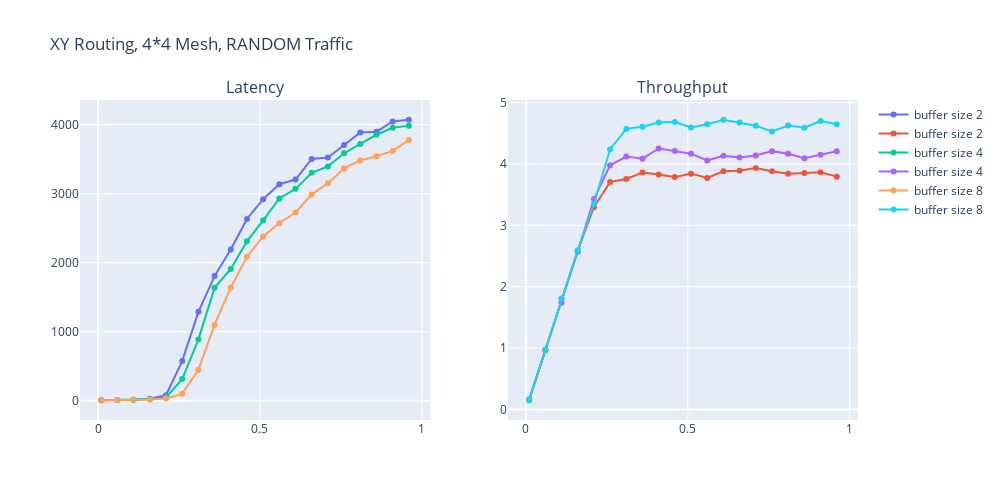

Notebook cell for this chart:
### Code cell
import plotly.graph_objects as go
from plotly.subplots import make_subplots

routing = Routing.XY
traffic = Traffic.RANDOM
rng = { "start": 0.01 , "end" : 1 , "step" : 0.05}
size = [4,4]
cmd = make_cmd(load=0 , size=size, routing = routing , traffic = traffic)
buffer_sizes = [2,4,8]

results = []

for buffer_size in buffer_sizes:
    result = runOnRange_par({**cmd , 'buffer' : buffer_size} ,rng )
    results.append([buffer_size , result])

# Creating subplots
fig = make_subplots(rows=1, cols=2, subplot_titles=('Latency', 'Throughput'))

# Adding traces for latency and throughput
for result in results:
    loads = [x[0] for x in result[1]]
    latency = [x[1]['average_delay'] for x in result[1]]
    throughput = [x[1]['network_throughput'] for x in result[1]]
    
    # Latency plot
    fig.add_trace(
        go.Scatter(x=loads, y=latency, mode='lines+markers', name=f'buffer size {result[0]}'),
        row=1, col=1
    )

    # Throughput plot
    fig.add_trace(
        go.Scatter(x=loads, y=throughput, mode='lines+markers', name=f'buffer size {result[0]}'),
        row=1, col=2
    )

# Update layout
fig.update_layout(title_text=f'{routing.name} Routing, {size[0]}*{size[1]} Mesh, {traffic.name} Traffic', 
                  width=1000, height=500)

fig.show()

### Figure 1 — Plotly figure (JSON) as saved in the notebook; plotly's stock layout.template omitted (floating-point values rounded to 4 significant figures)
{"data": [{"mode": "lines+markers", "name": "buffer size 2", "type": "scatter", "x": [0.01, 0.06, 0.11, 0.16, 0.21, 0.26, 0.31, 0.36, 0.41, 0.46, 0.51, 0.56, 0.61, 0.66, 0.71, 0.76, 0.81, 0.86, 0.91, 0.96], "xaxis": "x", "y": [7.631, 10.68, 15.92, 28.48, 80.66, 574.4, 1288.0, 1806.0, 2191.0, 2634.0, 2921.0, 3137.0, 3205.0, 3504.0, 3523.0, 3707.0, 3887.0, 3898.0, 4046.0, 4071.0], "yaxis": "y"}, {"mode": "lines+markers", "name": "buffer size 2", "type": "scatter", "x": [0.01, 0.06, 0.11, 0.16, 0.21, 0.26, 0.31, 0.36, 0.41, 0.46, 0.51, 0.56, 0.61, 0.66, 0.71, 0.76, 0.81, 0.86, 0.91, 0.96], "xaxis": "x2", "y": [0.1493, 0.967, 1.803, 2.589, 3.295, 3.706, 3.756, 3.86, 3.83, 3.786, 3.843, 3.771, 3.88, 3.89, 3.936, 3.881, 3.839, 3.853, 3.865, 3.794], "yaxis": "y2"}, {"mode": "lines+markers", "name": "buffer size 4", "type": "scatter", "x": [0.01, 0.06, 0.11, 0.16, 0.21, 0.26, 0.31, 0.36, 0.41, 0.46, 0.51, 0.56, 0.61, 0.66, 0.71, 0.76, 0.81, 0.86, 0.91, 0.96], "xaxis": "x", "y": [7.344, 10.32, 15.13, 20.48, 47.33, 313.7, 888.9, 1636.0, 1909.0, 2310.0, 2615.0, 2930.0, 3070.0, 3302.0, 3395.0, 3585.0, 3721.0, 3854.0, 3956.0, 3986.0], "yaxis": "y"}, {"mode": "lines+markers", "name": "buffer size 4", "type": "scatter", "x": [0.01, 0.06, 0.11, 0.16, 0.21, 0.26, 0.31, 0.36, 0.41, 0.46, 0.51, 0.56, 0.61, 0.66, 0.71, 0.76, 0.81, 0.86, 0.91, 0.96], "xaxis": "x2", "y": [0.1672, 0.9626, 1.738, 2.569, 3.428, 3.978, 4.122, 4.087, 4.253, 4.211, 4.168, 4.058, 4.135, 4.105, 4.137, 4.209, 4.167, 4.094, 4.151, 4.209], "yaxis": "y2"}, {"mode": "lines+markers", "name": "buffer size 8", "type": "scatter", "x": [0.01, 0.06, 0.11, 0.16, 0.21, 0.26, 0.31, 0.36, 0.41, 0.46, 0.51, 0.56, 0.61, 0.66, 0.71, 0.76, 0.81, 0.86, 0.91, 0.96], "xaxis": "x", "y": [7.73, 10.13, 13.73, 19.76, 34.02, 101.0, 448.4, 1101.0, 1640.0, 2087.0, 2381.0, 2573.0, 2728.0, 2988.0, 3150.0, 3367.0, 3480.0, 3543.0, 3620.0, 3777.0], "yaxis": "y"}, {"mode": "lines+markers", "name": "buffer size 8", "type": "scatter", "x": [0.01, 0.06, 0.11, 0.16, 0.21, 0.26, 0.31, 0.36, 0.41, 0.46, 0.51, 0.56, 0.61, 0.66, 0.71, 0.76, 0.81, 0.86, 0.91, 0.96], "xaxis": "x2", "y": [0.1547, 0.9718, 1.807, 2.594, 3.352, 4.242, 4.572, 4.606, 4.677, 4.683, 4.595, 4.648, 4.721, 4.676, 4.623, 4.53, 4.628, 4.59, 4.699, 4.647], "yaxis": "y2"}], "layout": {"annotations": [{"font": {"size": 16}, "showarrow": false, "text": "Latency", "x": 0.225, "xanchor": "center", "xref": "paper", "y": 1, "yanchor": "bottom", "yref": "paper"}, {"font": {"size": 16}, "showarrow": false, "text": "Throughput", "x": 0.775, "xanchor": "center", "xref": "paper", "y": 1, "yanchor": "bottom", "yref": "paper"}], "height": 500, "title": {"text": "XY Routing, 4*4 Mesh, RANDOM Traffic"}, "width": 1000, "xaxis": {"anchor": "y", "domain": [0, 0.45]}, "xaxis2": {"anchor": "y2", "domain": [0.55, 1]}, "yaxis": {"anchor": "x", "domain": [0, 1]}, "yaxis2": {"anchor": "x2", "domain": [0, 1]}}}
